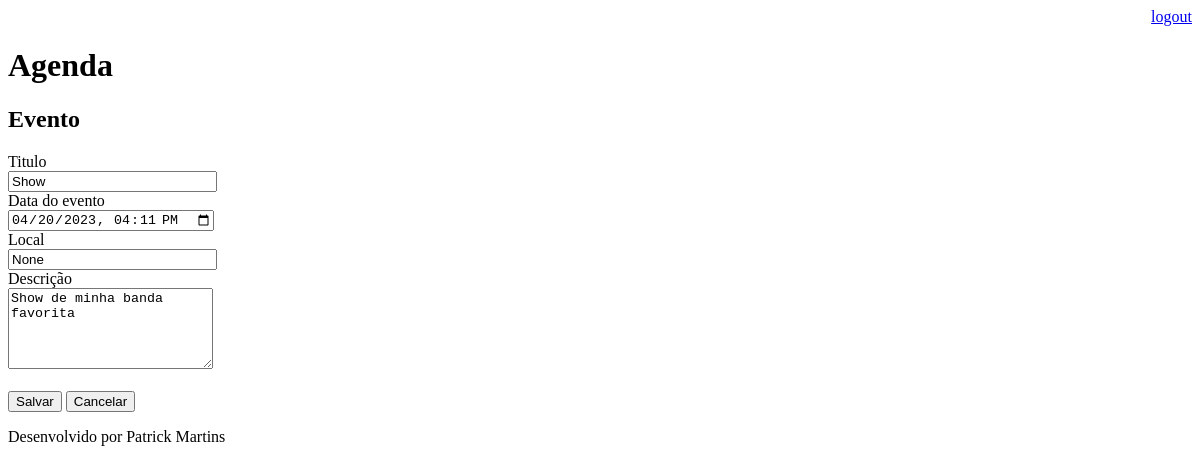
Before: /agenda/evento/?id=3 (signed in) with the older database file.
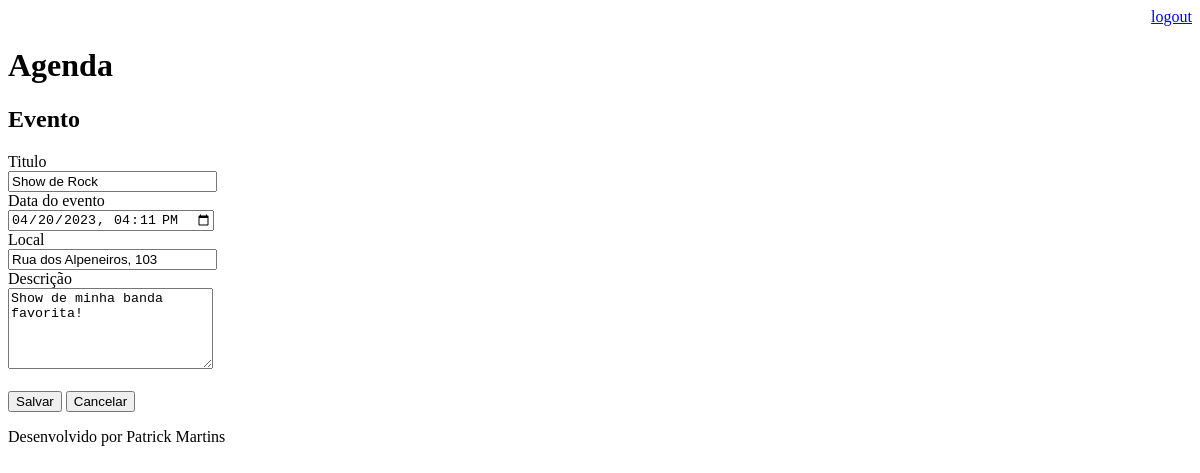
After: the same page with the newer database file.
### core/models.py (models this page shows, shortened)
class Evento(models.Model):
    titulo = models.CharField(max_length=100)
    descricao = models.TextField(blank=True, null=True)
    data_evento = models.DateTimeField(verbose_name='Data do Evento')
    data_criacao = models.DateTimeField(auto_now=True, verbose_name='Data de Criação')
    local = models.CharField(max_length=100, blank=True, null=True)
    usuario = models.ForeignKey(User, on_delete=models.CASCADE)
    class Meta:
        db_table = 'evento'
    def get_data_input_evento(self):
        return self.data_evento.strftime('%Y-%m-%dT%H:%M')

### core/views.py (the view)
# urls.py: path('agenda/evento/', views.evento),
@login_required(login_url='/login/')
def evento(request):
    id_evento = request.GET.get('id')
    dados = {}
    if id_evento:
        dados['evento'] = Evento.objects.get(id=id_evento)
    return render(request, 'evento.html', dados)

### template/evento.html (shortened to what this page needs)
{% extends "model-page.html" %} {% block content %}
<h2>Evento</h2>
<form action="submit" method="POST"> {% csrf_token %}
  <label>Titulo</label>
  <br />
  <input type="text" name="titulo" size="23" value="{{ evento.titulo }}" />
  <br />
  <label>Data do evento</label>
  <br />
  <input type="datetime-local" name="data_evento" size="23" value="{{ evento.get_data_input_evento }}"/>
  <br />
  <label>Local</label>
  <br />
  <input type="text" name="local" size="23" value="{{ evento.local }}"/>
  <br />
  <label>Descrição</label>
  <br />
  <textarea name="descricao" rows="5" cols="23">{{ evento.descricao }}</textarea>
  <br /><br />
  <button type="submit">Salvar</button>
  <a href="/">
    <button type="button">Cancelar</button>
  </a>
</form>
{% endblock %}

Changed rows visible on the page:
changed Evento: titulo "Show" → "Show de Rock"; local "None" → "Rua dos Alpeneiros, 103"; descricao "Show de minha banda favorita" → "Show de minha banda favorita!"
